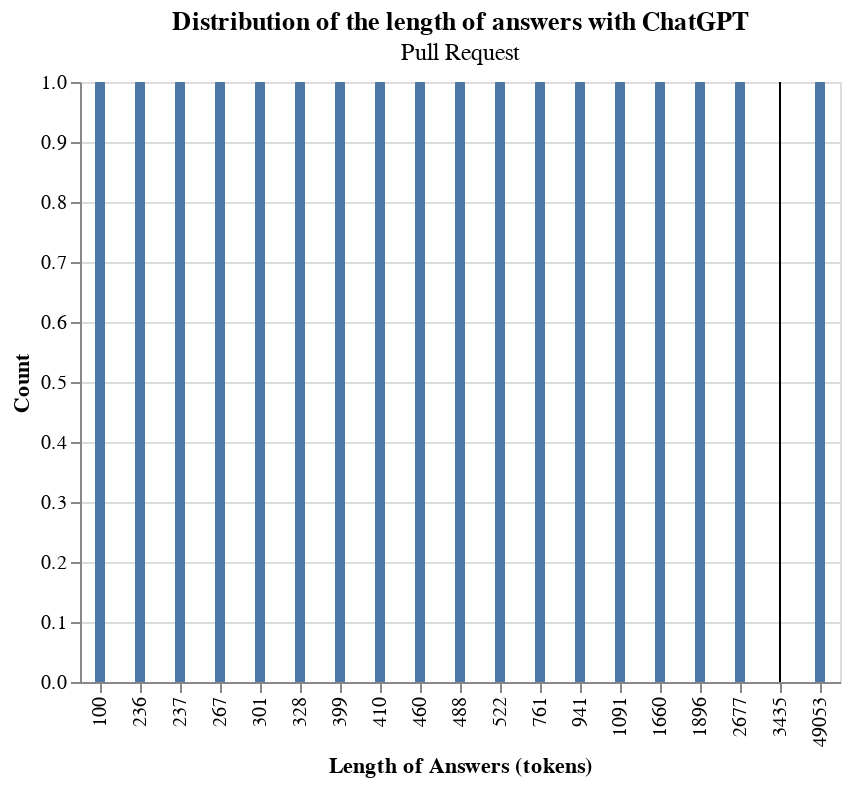

Notebook source saved alongside this figure:
### Code cell
# Checking histogarm
inter_bar = alt.Chart(df_url_ans).mark_bar(size=5).encode(
    x=alt.X(
        "TokensOfAnswers:N",
        title="Length of Answers (tokens)",
    ),
    y=alt.Y("count()", title="Count"),
).properties(
    title={
        "text": "Distribution of the length of answers with ChatGPT",
        "subtitle": "Pull Request"
    }
)

rule = alt.Chart(df_url_ans).mark_rule().encode(
    x=alt.X(
        'TokensOfAnswers:N',
        aggregate="mean",
        type='nominal',
        axis=alt.Axis(format="2d")
    ),
)

alt.layer(inter_bar, rule)

### Figure 1 — Vega-Lite specification as saved in the notebook (floating-point values rounded to 4 significant figures)
{"$schema": "https://vega.github.io/schema/vega-lite/v5.20.1.json", "config": {"view": {"continuousHeight": 300, "continuousWidth": 300}}, "data": {"name": "data-4221eea734138f79803051c4cd50d970"}, "datasets": {"data-4221eea734138f79803051c4cd50d970": [{"TokensOfAnswers": 49053, "URL_pr": "https://github.com/Email-Generation/email_generation/pull/2"}, {"TokensOfAnswers": 267, "URL_pr": "https://github.com/Hochfrequenz/kohlrahbi/pull/158"}, {"TokensOfAnswers": 761, "URL_pr": "https://github.com/RND247/Pype-Synthetic-Data-for-Testing/pull/16"}, {"TokensOfAnswers": 410, "URL_pr": "https://github.com/aiplanethub/genai-stack/pull/21"}, {"TokensOfAnswers": 1660, "URL_pr": "https://github.com/app-sre/qontract-reconcile/pull/3630"}, {"TokensOfAnswers": 522, "URL_pr": "https://github.com/bancaditalia/black-it/pull/58"}, {"TokensOfAnswers": 941, "URL_pr": "https://github.com/bbelderbos/htmx-demo/pull/2"}, {"TokensOfAnswers": 301, "URL_pr": "https://github.com/chitalian/gptask/pull/2"}, {"TokensOfAnswers": 488, "URL_pr": "https://github.com/comfyanonymous/ComfyUI/pull/1115"}, {"TokensOfAnswers": 1896, "URL_pr": "https://github.com/jefftriplett/frontmatter-cli/pull/6"}, {"TokensOfAnswers": 1091, "URL_pr": "https://github.com/livingbio/gpt-fn/pull/4"}, {"TokensOfAnswers": 328, "URL_pr": "https://github.com/metaphorsystems/metaphor-python/pull/5"}, {"TokensOfAnswers": 460, "URL_pr": "https://github.com/microsoft/visionmetrics/pull/42"}, {"TokensOfAnswers": 100, "URL_pr": "https://github.com/monarch-initiative/oai-monarch-plugin/pull/39"}, {"TokensOfAnswers": 237, "URL_pr": "https://github.com/paul-gauthier/aider/pull/119"}, {"TokensOfAnswers": 399, "URL_pr": "https://github.com/roslinmahmud/easy-hire-backend/pull/11"}, {"TokensOfAnswers": 2677, "URL_pr": "https://github.com/tinygrad/tinygrad/pull/1661"}, {"TokensOfAnswers": 236, "URL_pr": "https://github.com/wafflestudio/wacruit-server/pull/26"}]}, "layer": [{"encoding": {"x": {"field": "TokensOfAnswers", "title": "Length of Answers (tokens)", "type": "nominal"}, "y": {"aggregate": "count", "title": "Count", "type": "quantitative"}}, "mark": {"size": 5, "type": "bar"}, "title": {"subtitle": "Pull Request", "text": "Distribution of the length of answers with ChatGPT"}}, {"encoding": {"x": {"aggregate": "mean", "axis": {"format": "2d"}, "field": "TokensOfAnswers", "type": "nominal"}}, "mark": {"type": "rule"}}]}
